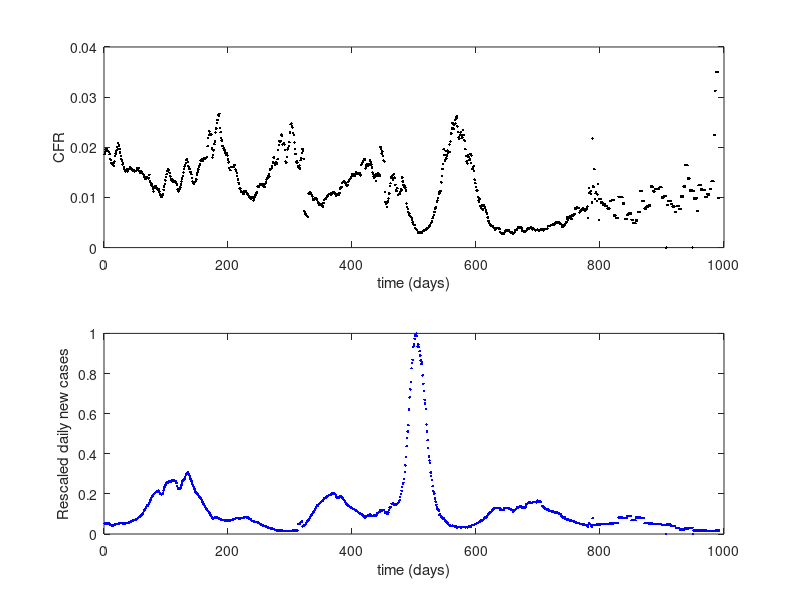

Recreate this plot in MATLAB. (Note: this script raises an error after producing the figure.)
%Beta=Beta(242:end);
clear all; close all; clc;
load('USACovid19s01092020f05222023.mat')
% colors.usa    = [0.18 0.32 0.47];   
% colors.eu     = [0.20 0.60 0.60];   
% colors.asia   = [0.55 0.72 0.82];   


X1=Mu(1:end-1);
X2=Mu(2:end);
Y1=Beta(1:end-1);
Y2=Beta(2:end);
Y1_min = min(Y1);
Y1_max = max(Y1);
Y1s = (Y1 - Y1_min) ./ (Y1_max - Y1_min);

Y2_min = min(Y2);
Y2_max = max(Y2);
Y2s = (Y2 - Y2_min) ./ (Y2_max - Y2_min);
Beta_min=min(Beta);Beta_max=max(Beta);
Betas=(Beta - Beta_min) ./ (Beta_max - Beta_min);
%%
MuUsa =Mu;
BetasUSA= Betas;
%%
close all
subplot(2,1,1)
plot(Mu,'k.');xlabel('time (days)');ylabel('CFR')
subplot(2,1,2)
plot(Betas,'b.');xlabel('time (days)');ylabel('Rescaled daily new cases')
%sgtitle('Time series data');
hfig = gcf;
fname = 'USACOVIDtseriesdata1';
%% Fitting Beta=a/mu full world
% modelFun = @(a,mu)  a(3)+a(1) ./ (mu+a(2));
% 
% a0 = [2 0.1 1];
% 
% % Fit using nonlinear least squares
% a_est = nlinfit(X1, Y1s, modelFun, a0);
%%
close all
figure
scatter(X1, Y1s,20, 'filled','MarkerFaceColor',colors.usa); hold on
%mu_fit = linspace(min(X1), max(X1), 200)';
 %plot(mu_fit, modelFun(a_est, mu_fit), 'r-', 'LineWidth', 2)
xlabel('Virulence: $\mu$')
ylabel('Transmission: $\beta$')
%legend('Data',sprintf('Fitted curve: $\\beta = %.5f / \\mu$', a_est))
grid on
hfig = gcf;
fname = 'USACOVIDMuBeta';
%% Mu(n+1)=a1+a2*Mu(n)*(1-Mu(n))+a3*Beta(n)
rng(123);
X = [ X1.*(1-X1), Y1s];
y = X2; %Mu(n+1)

% LASSO with cross-validation
% [B,FitInfo] = lasso(X, y, 'CV', 5);%, 'Standardize', true);
% 
% idx = FitInfo.IndexMinMSE;
% coef = B(:, idx);               
% intercept = FitInfo.Intercept(idx);
% 
% yhat = X * coef + intercept;
%sci2latex = @(x) sprintf('%.1f\\times10^{%d}', x*10^abs(floor(log10(abs(x)))+1), floor(log10(abs(x)))+1);
% label2 = sprintf('Fitted curve: $\\mu_{n+1} \\approx 0.000015+ 1.023 \\mu_n (1-\\mu_n) - 0.0005 \\beta_n$');
% label2 = 'Fitted curve';
close all;
scatter(X1,X2,20,'filled','MarkerFaceColor',colors.usa);
xlabel('Virulence: $\mu_n$');
ylabel('Virulence: $\mu_{n+1}$');
hold on;
% plot(X1, yhat,'-','LineWidth',2);
% legend('Data',label2)

hfig = gcf;
fname = 'USACOVIDmuNmuNp1';
%%
%% Mu(n+1)=a1+a2*Mu(n)*(1-Mu(n))+a3*Beta(n)
rng(123);
X = [Y1s X1];
y = Y2s; %Mu(n+1)

% LASSO with cross-validation
% [B,FitInfo] = lasso(X, y, 'CV', 5);%, 'Standardize', true);
% 
% idx = FitInfo.IndexMinMSE;
% coef = B(:, idx);               
% intercept = FitInfo.Intercept(idx);
% 
% yhat = X * coef + intercept;
% %sci2latex = @(x) sprintf('%.1f\\times10^{%d}', x*10^abs(floor(log10(abs(x)))+1), floor(log10(abs(x)))+1);
% %label2 = sprintf('Fitted curve: $\\beta_{n+1} \\approx 0.0256+ 0.6917 \\beta_n - 0.7228 \\mu_n$');
% label2 = 'Fitted curve';
close all;
scatter(Y1s,Y2s,20,'filled','MarkerFaceColor',colors.usa);
xlabel('Transmission: $\beta_n$');
ylabel('Transmission: $\beta_{n+1}$');
hold on;
% plot(Y1s, yhat,'-','LineWidth',2);
% legend('Data',label2)

hfig = gcf;
fname = 'COVIDbetaNbetaNp1';

% close all
% scatter(X1,X2,20,'filled');
% xlabel('$\mu_{n}$');
% ylabel('$\mu_{n+1}$');
% %title("Virulance Relation")
% hfig = gcf;
% fname = 'COVIDmuNmuNp1';
%%
close all;
scatter(Y1s,Y2s,20,'filled');
xlabel('$\beta_{n}$');
ylabel('$\beta_{n+1}$');
%title("Transmission relation ")
hfig = gcf;
fname = 'COVIDbetaNbetaNp1';
%%
close all;
scatter(X1,Y1s,20,'filled');
xlabel('$\beta_{n}$');
ylabel('$\beta_{n+1}$');
%title("Transmission relation ")
hfig = gcf;
fname = 'COVIDMuNbetaN';
%%
close all;
scatter3(X1,Y1s,Y2s,'filled');
xlabel('$\mu_{n}$');
ylabel('$\beta_{n}$');
zlabel('$\beta_{n+1}$')
%title("causal relationship")
hfig = gcf;
fname = 'COVIDcausalRela3dBeta';
%%
close all;
scatter3(X1,Y1s,X2,'filled');
xlabel('$\mu_{n}$');
ylabel('$\beta_{n}$');
zlabel('$\beta_{n+1}$')
%title("causal relationship")
hfig = gcf;
fname = 'COVIDcausalRela3dMu';
%% check documentation of correlationDimension() for choosing parameter values.
dim1=correlationDimension(X1,[],1,'NumPoints',100, 'MinRadius',0.0003,'MaxRadius',0.003)
dim2=correlationDimension([X1 X2],[],1,'NumPoints',100,'MinRadius',0.0009,'MaxRadius',0.003)
GeoCxnp1Gxn=dim2-dim1
%%
dim1xy=correlationDimension([X1 Y1s],[],1,'NumPoints',100,'MinRadius',0.0015,'MaxRadius',0.003)
dim2xy=correlationDimension([X1 Y1s X2],[],1,'NumPoints',100,'MinRadius',0.001,'MaxRadius',0.01)
GeoCxnynxnp1Gxnyn=dim2xy-dim1xy
GeoCytox=GeoCxnp1Gxn-GeoCxnynxnp1Gxnyn
%%
dim1y=correlationDimension(Y1s,[],1,'NumPoints',100,'MinRadius',0.001,'MaxRadius',0.01)
dim2y=correlationDimension([Y1s Y2s],[],1,'NumPoints',100,'MinRadius',0.003,'MaxRadius',0.01)
GeoCynp1Gyn=dim2y-dim1y
%%
dim1yx=correlationDimension([X1 Y1s],[],1,'NumPoints',100,'MinRadius',0.0015,'MaxRadius',0.003)
dim2yx=correlationDimension([X1 Y1s Y2s],[],1,'NumPoints',100,'NumPoints',100,'MinRadius',0.005,'MaxRadius',0.01)
GeoCxnynynp1Gxnyn=dim2yx-dim1yx
GeoCxtoy=GeoCynp1Gyn-GeoCxnynynp1Gxnyn
%%
scatter(X1,X2)
%%
scatter(Y1s,Y2s)
%%
close all
scatter(Y1s,X2)
%%
scatter3(Y1s,X1,X2)
%%
scatter3(Y1s,X1,Y2s)
%%
A=[ones(size(X1)) X1 X1.^2 Y1];
coef=pinv(A)*X2
%%
